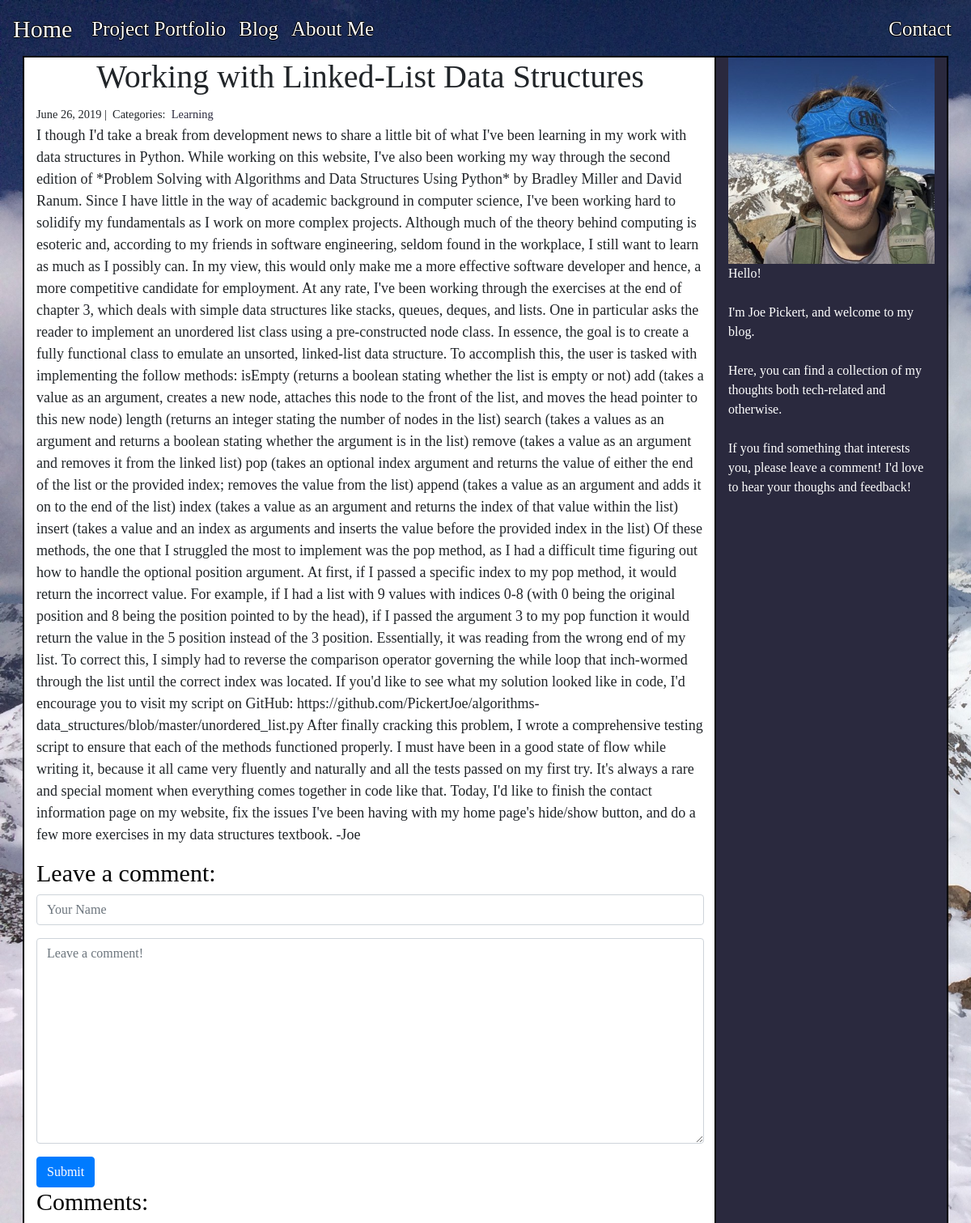
The page /blog/8/ on the database as committed earlier.
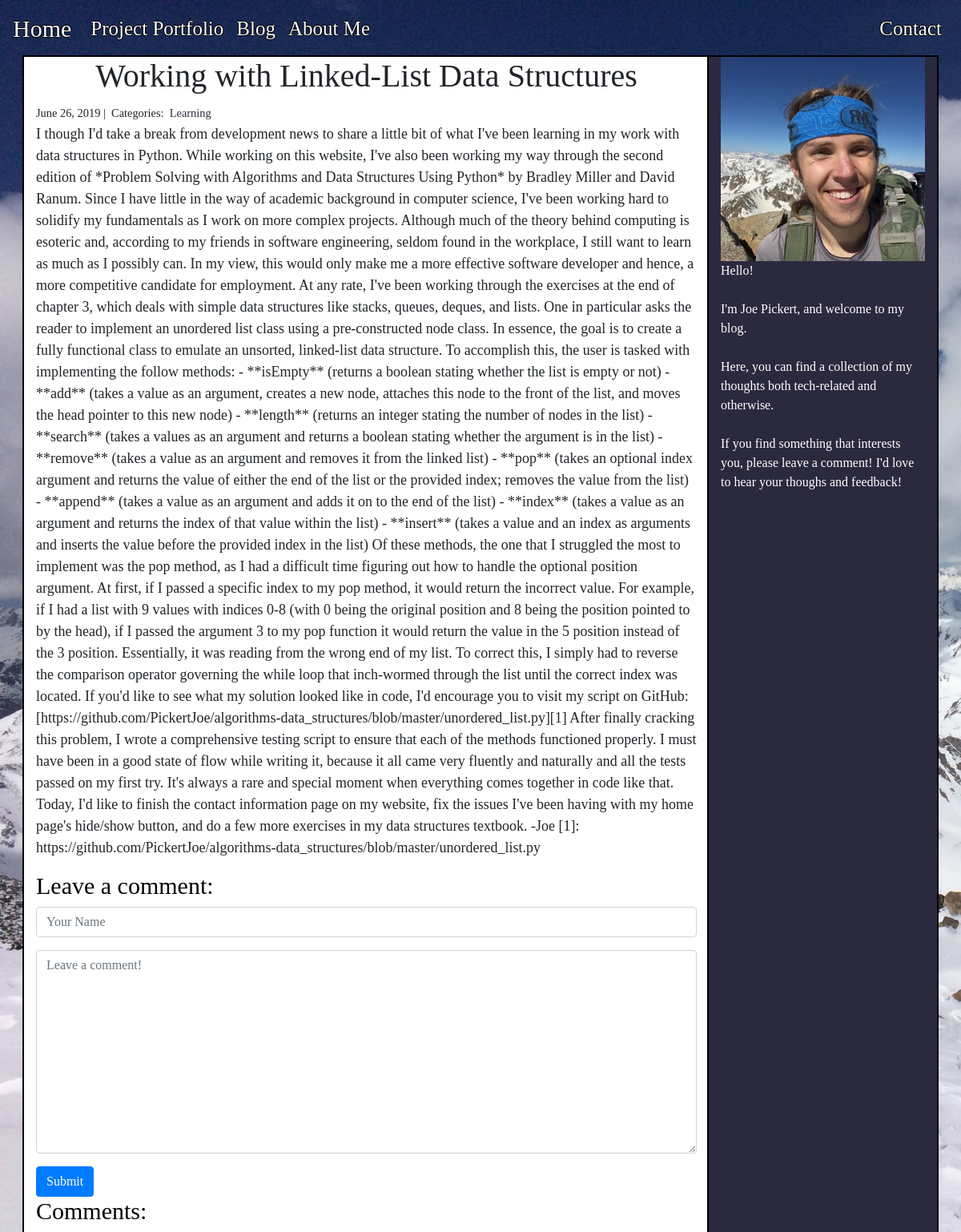
The same page on the database as committed later.
### blog/models.py (models this page shows)
class Post(models.Model):
    title = models.CharField(max_length=255)
    body = models.TextField()
    created_on = models.DateTimeField(auto_now_add=True)
    last_modified = models.DateTimeField(auto_now_add=True)
    categories = models.ManyToManyField('Category', related_name='posts')

### blog/views.py (the view, shortened to what this page needs)
# urls.py: path('<int:pk>/', views.blog_detail, name='blog_detail'),
def blog_detail(request, pk):
    post = Post.objects.get(pk=pk)
    form = CommentForm()
    comments = Comment.objects.filter(post=post)
    context = {
        'post': post,
        'comments': comments,
        'form': form,
    }
    return render(request, 'blog_detail.html', context)

### blog/forms.py
class CommentForm(forms.Form):
    author = forms.CharField(
        max_length=60,
        widget=forms.TextInput(attrs={
            'class': 'form-control',
            'placeholder': 'Your Name'
        })
    )
    body = forms.CharField(widget=forms.Textarea(
        attrs={
            'class': 'form-control',
            'placeholder': 'Leave a comment!'
        })
    )

### blog/templates/blog_detail.html (shortened to what this page needs)
{% extends 'base.html' %}
{% block page_content %}
{% load staticfiles %}
<div class="container">
    <div class="row">
        <div class="col-9 blog-detail">
            <h1 align='center'>{{ post.title }}</h1>
            <small>
                {{ post.created_on.date }} |&nbsp;
                Categories:&nbsp;
                {% for category in post.categories.all %}
                <a href="{% url 'blog_category' category.name %}">
                    {{ category.name }}
                </a>&nbsp;
                {% endfor %}
            </small>
            <p class='content-markdown'>{{ post.body  }}</p>
            <h2>Leave a comment:</h2>
            <form action='/blog/{{ post.pk }}/' method='post'>
                <div class='form-group'>
                    {{ form.author }}
                </div>
                <div class='form-group'>
                    {{ form.body }}
                </div>
                <button type='submit' class='btn btn-primary'>Submit</button>
            </form>
            <h2>Comments:</h2>
        </div>
        <div class="col-3">
        <img src="{% static '/images/Pro.jpg' %}" class='img-fluid'>
                Hello!</br></br>
                I'm Joe Pickert, and welcome to my blog.<br><br>
                Here, you can find a collection of my thoughts both tech-related and otherwise.<br><br>
                If you find something that interests you, please leave a comment! I'd love to hear your thoughs and feedback!
  </div>
</div>
</div>
{% endblock %}

Rows that differ between the two databases and show on the page:
changed Post "Working with Linked-List Data Structures": body "…implementing the follow methods: isEmpty (returns a boolean stating whether the list is empty or not) add (takes a value as an argument, creates a new node, attaches this node to the front of the list, and moves the head pointer to this new node) length (returns an integer stating the number of nodes in the list) search (takes a values as an argument and returns a boolean stating whether the argument is in the list) remove (takes a value as an argument and removes it from the linked list) pop (takes an optional index argument and returns the value of either the end of the list or the provided index; removes the value from the list) append (takes a value as an argument and adds it on to the…" → "…implementing the follow methods: - **isEmpty** (returns a boolean stating whether the list is empty or not) - **add** (takes a value as an argument, creates a new node, attaches this node to the front of the list, and moves the head pointer to this new node) - **length** (returns an integer stating the number of nodes in the list) - **search** (takes a values as an argument and returns a boolean stating whether the argument is in the list) - **remove** (takes a value as an argument and removes it from the linked list) - **pop** (takes an optional index argument and returns the value of either the end of the list or the provided index; removes the value from the list) - **append** (takes a…"
